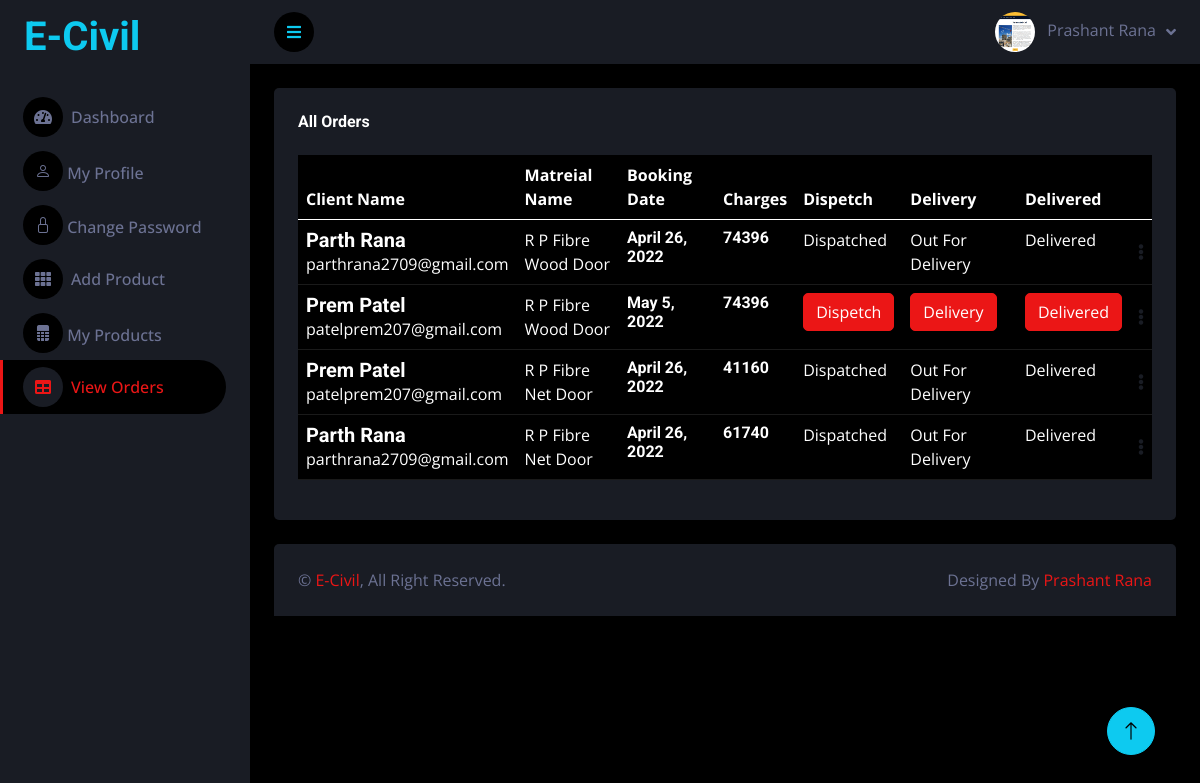
Before: /seller/View-client-booking/ (signed in) with the older database file.
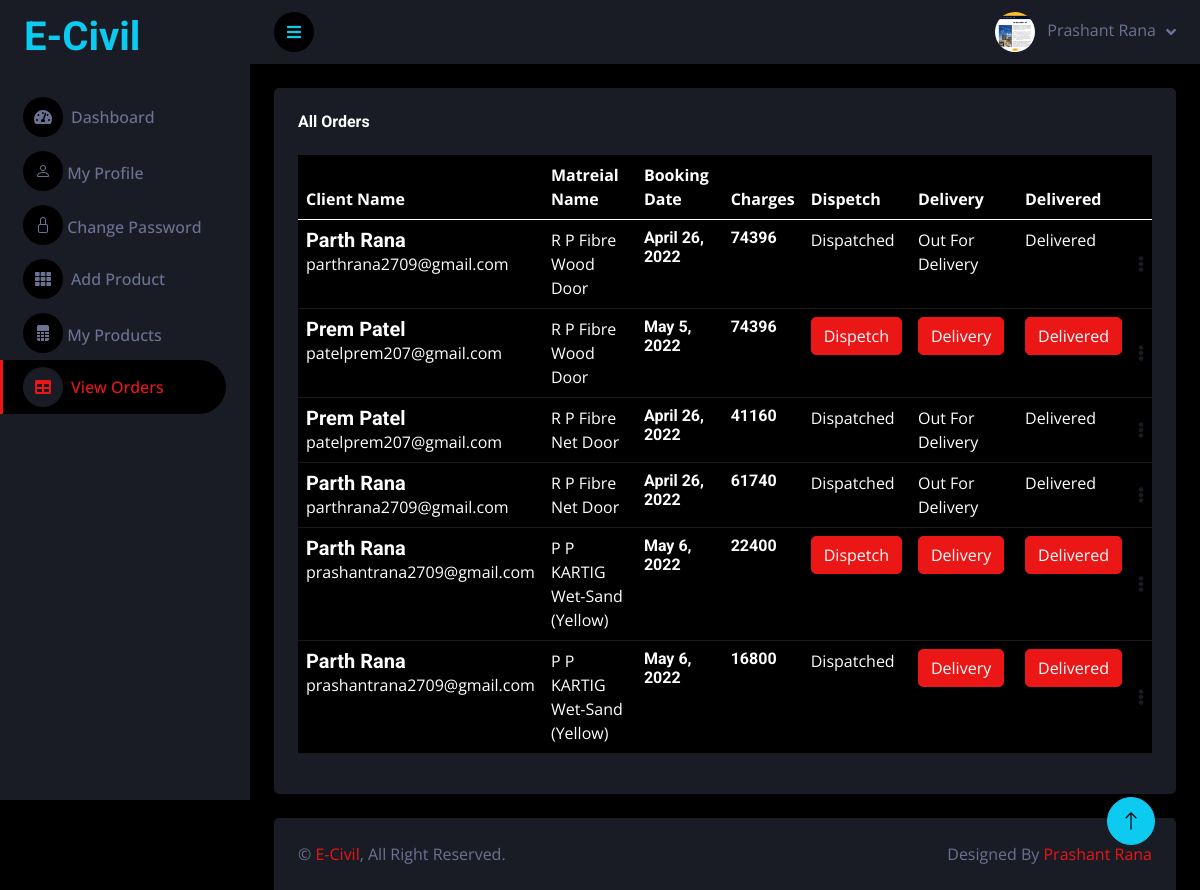
After: the same page with the newer database file.
### client/models.py (models this page shows, shortened)
class Booking(models.Model):
    service = models.ForeignKey(Service,on_delete=models.CASCADE)
    client = models.ForeignKey(ClientUser,on_delete=models.CASCADE)
    book_date = models.DateField(null=True,blank=True)
    amount = models.IntegerField(default=0)
    pay_id = models.CharField(max_length=30,null=True,blank=True)
    verify = models.BooleanField(default=False)
    pay_at = models.DateTimeField(auto_now_add = True)
    quantity = models.IntegerField(default=0)
    address = models.TextField(null=True,blank=True)
    status = models.BooleanField(default=False)
    action = models.BooleanField(default=False)
    sta = models.BooleanField(default=False)
    act = models.BooleanField(default=False)
    st = models.BooleanField(default=False)
    ac = models.BooleanField(default=False)

class ClientUser(models.Model):
    fname = models.CharField(max_length=100)
    lname = models.CharField(max_length=100)
    email = models.EmailField(unique=True)
    mobile = models.CharField(max_length=100)
    password = models.CharField(max_length=100)
    address = models.TextField()
    pic = models.FileField(upload_to='Clientprofile',default='avtar.png')
    country = models.CharField(max_length=10)
    state = models.CharField(max_length=10)
    district = models.CharField(max_length=20)
    pincode = models.CharField(max_length=20)

### seller/models.py (models this page shows, shortened)
class Service(models.Model):
    mat = [('Cement','Cement'),('Plumbing','Plumbing'),('Painting','Painting'),('Furniture','Furniture'),('TextTile','TextTile')]
    cntry = [('India','India')]
    stat = [('Gujarat','Gujarat'),('Goa','Goa'),('Delhi','Delhi'),('Rajsthan','Rajsthan')]
    provider = models.ForeignKey(User,on_delete=models.CASCADE)
    shopname = models.CharField(max_length=100,null=True,blank=True)
    typematerial = models.CharField(max_length=100, choices=mat)
    country = models.CharField(max_length=10,null=True,blank=True,choices=cntry)
    state = models.CharField(max_length=10,null=True,blank=True,choices=stat)
    district = models.CharField(max_length=100,null=True,blank=True)
    pincode = models.CharField(max_length=100,null=True,blank=True)
    mname = models.CharField(max_length=100,null=True,blank=True)
    mimage = models.FileField(upload_to='materialimage',blank=True,null=True)
    price = models.IntegerField(blank=True,null=True)
    weights = models.IntegerField(blank=True,null=True)
    nomc = models.IntegerField(blank=True,null=True)
    proddesc = models.TextField(null=True,blank=True)
    acitive = models.BooleanField(default=True)
    status = models.BooleanField(default=False)
    action = models.BooleanField(default=False)
    sta = models.BooleanField(default=False)
    act = models.BooleanField(default=False)

### seller/views.py (the view)
# urls.py: path('View-client-booking/',views.view_client_booking,name='view-client-booking'),
def view_client_booking(request):
    uid = User.objects.get(email=request.session['email'])
    bookings = Booking.objects.filter(service__provider = uid,verify=True)
    return render(request,'view-client-booking.html',{'uid':uid,'bookings':bookings})  #,'bookings':bookings

### seller/templates/view-client-booking.html (shortened to what the changed rows need)
{% extends 'blank.html' %}
{% load static %}
{% block content %}
        <div class="container-fluid pt-4 px-4">
            <div class="row g-4">
                <div class="col-sm-12 col-xl-12">
                    <div class="bg-secondary rounded h-100 p-4">
                        <table class="table table-dark">
                            <thead>
                                <tr>
                                    <th scope="col">Client Name</th>
                                    <th scope="col">Matreial Name</th>
                                    <th scope="col">Booking Date</th>
                                    <th scope="col">Charges</th>
                                    <th scope="col">Dispetch</th>
                                    <th scope="col">Delivery</th>
                                    <th scope="col">Delivered</th>
                                    <th scope="col"></th>
                                </tr>
                            </thead>
                            <tbody>
                              {% for one in bookings %}
                                <tr>
                                    <td>
                                        <div class="d-flex flex-column justify-content-center">
                                            <h5 class="mb-0 text-sm">{{one.client.fname}} {{one.client.lname}}</h5>
                                        <p class="mb-0 text-sm">{{one.client.email}}</p>
                                        </div>
                                    </td>
                                    <td>
                                        <div class="d-flex flex-column justify-content-center">
                                          <p class="text-xs font-weight-bold mb-0">{{one.service.shopname}}</p>
                                          <p class="mb-0 text-sm">{{one.service.mname}}</p>
                                        </div>
                                    </td>
                                    <td>
                                        <div class="d-flex flex-column justify-content-center">
                                            <h6 class="mb-0 text-sm">{{one.book_date}}</h6>
                                        </div>
                                    </td>
                                    <td>
                                        <div class="d-flex flex-column justify-content-center">
                                            <h6 class="mb-0 text-sm">{{one.amount}}</h6>
                                        </div>
                                    </td>
                                {% if one.status == False %}
                                <td><a href="{% url 'order_dispetch' one.id %}"><button class="btn btn-primary"> Dispetch</button></a></td>
                                {% else %}
                                <td>{% if one.status and one.action %}Dispatched{% else %}Not Dispatched{% endif %}</td>
                                {% endif %}
                                {% if one.sta == False %}
                                <td><a href="{% url 'order_ofd' one.id %}"><button class="btn btn-primary"> Delivery</button></a></td>
                                {% else %}
                                <td>{% if one.sta and one.act %}Out For Delivery{% else %}Not Yet{% endif %}</td>
                                {% endif %}
                                {% if one.st == False %}
                                <td><a href="{% url 'order_dvd' one.id %}"><button class="btn btn-primary"> Delivered</button></a></td>
                                {% else %}
                                <td>{% if one.st and one.ac %}Delivered{% else %}Not Yet{% endif %}</td>
                                {% endif %}
                                    <td class="align-middle">
                                      <a class="cursor-pointer" id="dropdownTable" data-bs-toggle="dropdown" aria-expanded="false">
                                        <i class="fa fa-ellipsis-v text-secondary"></i>
                                      </a>
                                    </td>
                                </tr>
                            {% endfor %}
                            </tbody>
                        </table>
                    </div>
                </div>
            </div>
        </div>
{% endblock  %}

Changed rows visible on the page:
added Booking: client.fname "Parth", client.lname "Rana", client.email "prashantrana2709@gmail.com", service.shopname "P P KARTIG", service.mname "Wet-Sand (Yellow)", book_date "May 6, 2022", amount "22400", status "Dispetch", sta "Delivery", st "Delivered"
added Booking: client.fname "Parth", client.lname "Rana", client.email "prashantrana2709@gmail.com", service.shopname "P P KARTIG", service.mname "Wet-Sand (Yellow)", book_date "May 6, 2022", amount "16800", status "Dispatched", sta "Delivery", st "Delivered"
